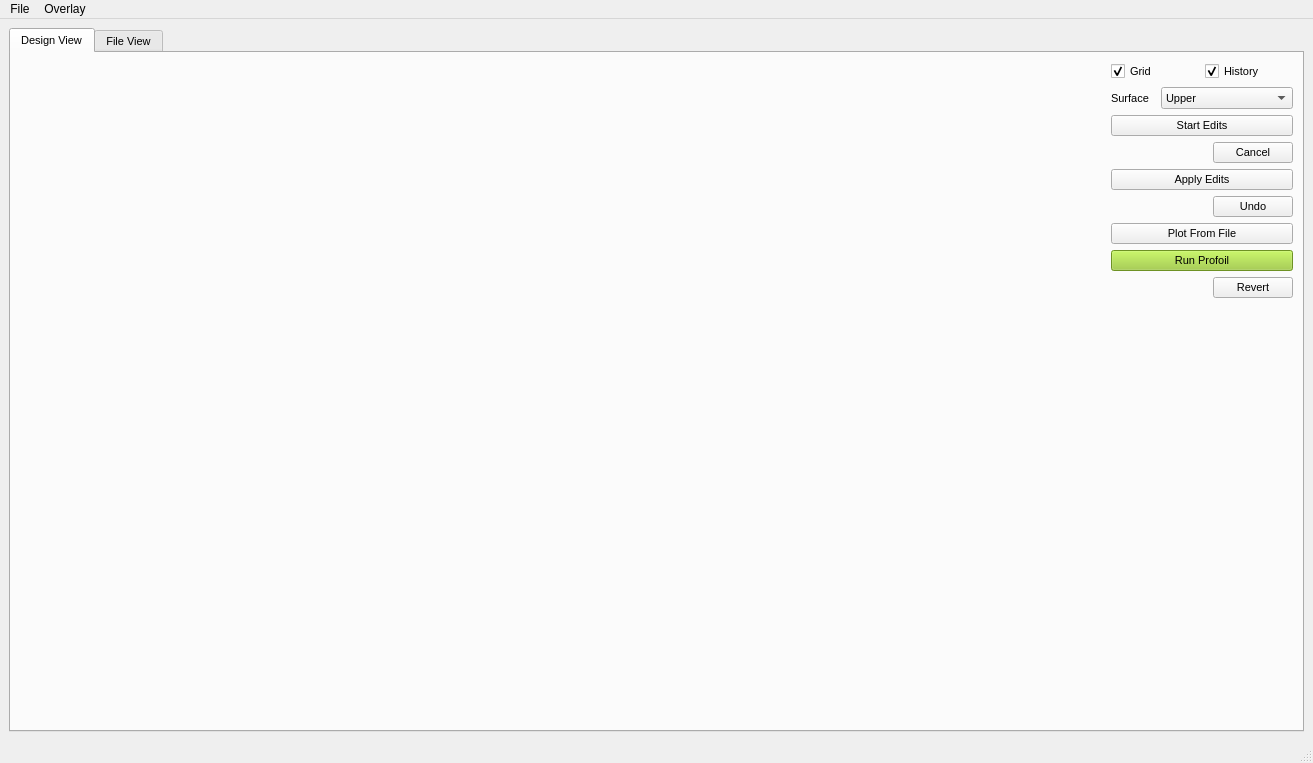
<?xml version="1.0" encoding="UTF-8"?>
<ui version="4.0">
 <class>MainWindow</class>
 <widget class="QMainWindow" name="MainWindow">
  <property name="geometry">
   <rect>
    <x>0</x>
    <y>0</y>
    <width>1313</width>
    <height>763</height>
   </rect>
  </property>
  <property name="windowTitle">
   <string>PROFOIL-UI</string>
  </property>
  <widget class="QWidget" name="centralwidget">
   <layout class="QHBoxLayout" name="horizontalLayout" stretch="4">
    <item>
     <widget class="QTabWidget" name="tabWidget">
      <property name="font">
       <font>
        <pointsize>8</pointsize>
       </font>
      </property>
      <property name="currentIndex">
       <number>0</number>
      </property>
      <widget class="QWidget" name="widget">
       <attribute name="title">
        <string>Design View</string>
       </attribute>
       <layout class="QHBoxLayout" name="horizontalLayout_10" stretch="6,1">
        <item>
         <layout class="QVBoxLayout" name="verticalLayout_canvas">
          <item>
           <spacer name="horizontalSpacer_2">
            <property name="orientation">
             <enum>Qt::Horizontal</enum>
            </property>
            <property name="sizeHint" stdset="0">
             <size>
              <width>40</width>
              <height>20</height>
             </size>
            </property>
           </spacer>
          </item>
         </layout>
        </item>
        <item>
         <layout class="QVBoxLayout" name="verticalLayout">
          <item>
           <layout class="QHBoxLayout" name="horizontalLayout_3">
            <item>
             <widget class="QCheckBox" name="checkBox_grid">
              <property name="text">
               <string>Grid</string>
              </property>
              <property name="checked">
               <bool>true</bool>
              </property>
             </widget>
            </item>
            <item>
             <widget class="QCheckBox" name="checkBox_history">
              <property name="text">
               <string>History</string>
              </property>
              <property name="checked">
               <bool>true</bool>
              </property>
             </widget>
            </item>
           </layout>
          </item>
          <item>
           <layout class="QHBoxLayout" name="horizontalLayout_9" stretch="1,3">
            <item>
             <widget class="QLabel" name="label_4">
              <property name="text">
               <string>Surface</string>
              </property>
             </widget>
            </item>
            <item>
             <widget class="QComboBox" name="combo_switch_surface">
              <item>
               <property name="text">
                <string>Upper</string>
               </property>
              </item>
              <item>
               <property name="text">
                <string>Lower</string>
               </property>
              </item>
             </widget>
            </item>
           </layout>
          </item>
          <item>
           <widget class="QPushButton" name="btn_start_edits">
            <property name="font">
             <font>
              <pointsize>8</pointsize>
             </font>
            </property>
            <property name="styleSheet">
             <string notr="true">font-color:red;</string>
            </property>
            <property name="text">
             <string>Start Edits</string>
            </property>
           </widget>
          </item>
          <item>
           <layout class="QHBoxLayout" name="horizontalLayout_8">
            <item>
             <spacer name="horizontalSpacer_7">
              <property name="orientation">
               <enum>Qt::Horizontal</enum>
              </property>
              <property name="sizeHint" stdset="0">
               <size>
                <width>40</width>
                <height>20</height>
               </size>
              </property>
             </spacer>
            </item>
            <item>
             <widget class="QPushButton" name="btn_cancel">
              <property name="font">
               <font>
                <pointsize>8</pointsize>
               </font>
              </property>
              <property name="text">
               <string>Cancel</string>
              </property>
             </widget>
            </item>
           </layout>
          </item>
          <item>
           <widget class="QPushButton" name="btn_apply_edits">
            <property name="font">
             <font>
              <pointsize>8</pointsize>
             </font>
            </property>
            <property name="text">
             <string>Apply Edits</string>
            </property>
           </widget>
          </item>
          <item>
           <layout class="QHBoxLayout" name="horizontalLayout_6">
            <item>
             <spacer name="horizontalSpacer_5">
              <property name="orientation">
               <enum>Qt::Horizontal</enum>
              </property>
              <property name="sizeHint" stdset="0">
               <size>
                <width>40</width>
                <height>20</height>
               </size>
              </property>
             </spacer>
            </item>
            <item>
             <widget class="QPushButton" name="btn_undo">
              <property name="font">
               <font>
                <pointsize>8</pointsize>
               </font>
              </property>
              <property name="text">
               <string>Undo</string>
              </property>
             </widget>
            </item>
           </layout>
          </item>
          <item>
           <widget class="QPushButton" name="btn_plot_from_file">
            <property name="font">
             <font>
              <pointsize>8</pointsize>
             </font>
            </property>
            <property name="text">
             <string>Plot From File</string>
            </property>
           </widget>
          </item>
          <item>
           <widget class="QPushButton" name="btn_run_profoil">
            <property name="font">
             <font>
              <pointsize>8</pointsize>
             </font>
            </property>
            <property name="styleSheet">
             <string notr="true">background-color:yellowgreen;</string>
            </property>
            <property name="text">
             <string>Run Profoil</string>
            </property>
           </widget>
          </item>
          <item>
           <layout class="QHBoxLayout" name="horizontalLayout_7">
            <item>
             <spacer name="horizontalSpacer_6">
              <property name="orientation">
               <enum>Qt::Horizontal</enum>
              </property>
              <property name="sizeHint" stdset="0">
               <size>
                <width>40</width>
                <height>20</height>
               </size>
              </property>
             </spacer>
            </item>
            <item>
             <widget class="QPushButton" name="pushButton_9">
              <property name="font">
               <font>
                <pointsize>8</pointsize>
               </font>
              </property>
              <property name="text">
               <string>Revert</string>
              </property>
             </widget>
            </item>
           </layout>
          </item>
          <item>
           <widget class="QLabel" name="lbl_summary">
            <property name="font">
             <font>
              <pointsize>8</pointsize>
             </font>
            </property>
            <property name="text">
             <string>&lt;html&gt;&lt;head/&gt;&lt;body&gt;&lt;p&gt;&lt;br/&gt;&lt;/p&gt;&lt;/body&gt;&lt;/html&gt;</string>
            </property>
            <property name="wordWrap">
             <bool>true</bool>
            </property>
           </widget>
          </item>
          <item>
           <spacer name="verticalSpacer">
            <property name="orientation">
             <enum>Qt::Vertical</enum>
            </property>
            <property name="sizeHint" stdset="0">
             <size>
              <width>20</width>
              <height>40</height>
             </size>
            </property>
           </spacer>
          </item>
         </layout>
        </item>
       </layout>
      </widget>
      <widget class="QWidget" name="widget">
       <attribute name="title">
        <string>File View</string>
       </attribute>
       <layout class="QGridLayout" name="gridLayout">
        <item row="1" column="1">
         <widget class="QPlainTextEdit" name="plainTextEdit_profoil_log">
          <property name="font">
           <font>
            <pointsize>8</pointsize>
           </font>
          </property>
          <property name="readOnly">
           <bool>true</bool>
          </property>
          <property name="plainText">
           <string/>
          </property>
         </widget>
        </item>
        <item row="1" column="0">
         <widget class="QPlainTextEdit" name="plainTextEdit_profoil_in">
          <property name="font">
           <font>
            <pointsize>8</pointsize>
           </font>
          </property>
          <property name="plainText">
           <string/>
          </property>
         </widget>
        </item>
        <item row="2" column="0">
         <layout class="QHBoxLayout" name="horizontalLayout_2">
          <item>
           <spacer name="horizontalSpacer">
            <property name="orientation">
             <enum>Qt::Horizontal</enum>
            </property>
            <property name="sizeHint" stdset="0">
             <size>
              <width>40</width>
              <height>20</height>
             </size>
            </property>
           </spacer>
          </item>
          <item>
           <widget class="QPushButton" name="btn_save_profoil_in">
            <property name="text">
             <string>Save</string>
            </property>
           </widget>
          </item>
         </layout>
        </item>
        <item row="0" column="0">
         <widget class="QLabel" name="label">
          <property name="text">
           <string>Profoil.in</string>
          </property>
         </widget>
        </item>
        <item row="0" column="1">
         <widget class="QLabel" name="label_2">
          <property name="text">
           <string>Profoil.log</string>
          </property>
         </widget>
        </item>
       </layout>
      </widget>
     </widget>
    </item>
   </layout>
  </widget>
  <widget class="QMenuBar" name="menubar">
   <property name="geometry">
    <rect>
     <x>0</x>
     <y>0</y>
     <width>1313</width>
     <height>21</height>
    </rect>
   </property>
   <widget class="QMenu" name="menuFile">
    <property name="title">
     <string>File</string>
    </property>
    <addaction name="actionOpen"/>
    <addaction name="actionSave"/>
   </widget>
   <widget class="QMenu" name="menuOverlay">
    <property name="title">
     <string>Overlay</string>
    </property>
    <addaction name="action_dat_File"/>
   </widget>
   <addaction name="menuFile"/>
   <addaction name="menuOverlay"/>
  </widget>
  <widget class="QStatusBar" name="statusbar"/>
  <action name="actionOpen">
   <property name="text">
    <string>Open</string>
   </property>
  </action>
  <action name="actionSave">
   <property name="text">
    <string>Save</string>
   </property>
  </action>
  <action name="action_dat_File">
   <property name="text">
    <string>*.dat File</string>
   </property>
  </action>
 </widget>
 <resources/>
 <connections/>
</ui>
